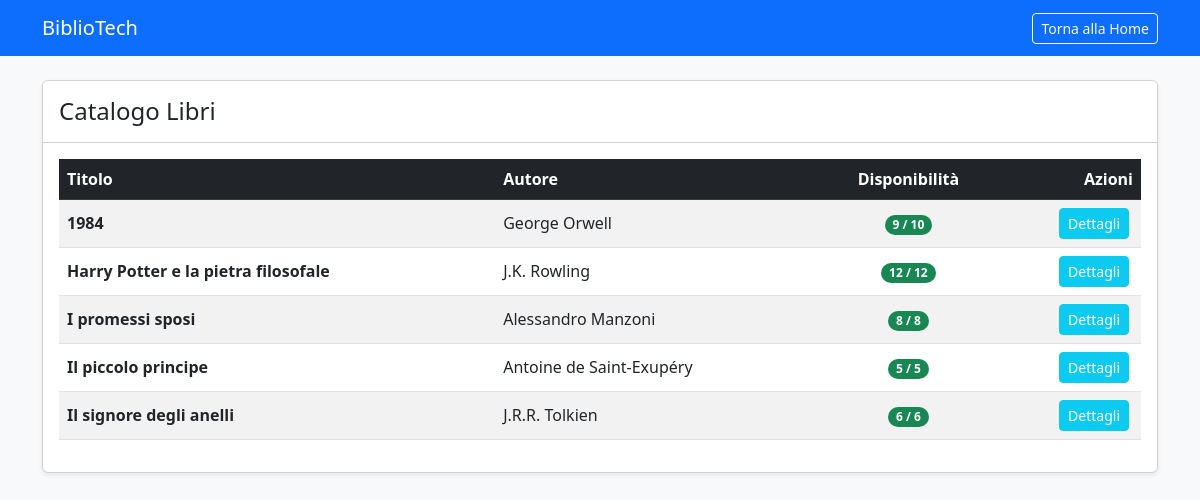
The app's page /src/public/libri.php (signed in) with its own data.
### tables this page shows
CREATE TABLE books (
  id INT AUTO_INCREMENT PRIMARY KEY,
  title VARCHAR(150) NOT NULL,
  author VARCHAR(100) NOT NULL,
  isbn VARCHAR(20) NULL,
  pub_year INT NULL,
  total_copies INT NOT NULL,
  available_copies INT NOT NULL,
  description TEXT NULL,
  created_at TIMESTAMP DEFAULT CURRENT_TIMESTAMP,
  CHECK (total_copies >= 0),
  CHECK (available_copies >= 0),
  CHECK (available_copies <= total_copies)
);

### src/public/libri.php (the view, shortened to what this page needs)
<?php
$mysqli = require __DIR__ . '/../app/db.php';
$sql = "SELECT * FROM books ORDER BY title ASC";
$result = $mysqli->query($sql);
?>
<!DOCTYPE html>
<html lang="it">
<head>
    <link href="https://cdn.jsdelivr.net/npm/bootstrap@5.3.0/dist/css/bootstrap.min.css" rel="stylesheet">
</head>
<body class="bg-light">
    <nav class="navbar navbar-dark bg-primary mb-4">
        <div class="container">
            <a class="navbar-brand" href="index.php">BiblioTech</a>
            <a href="index.php" class="btn btn-outline-light btn-sm">Torna alla Home</a>
        </div>
    </nav>
    <div class="container">
        <div class="card shadow-sm">
            <div class="card-header bg-white py-3">
                <h4 class="mb-0">Catalogo Libri</h4>
            </div>
            <div class="card-body">
                <div class="table-responsive">
                    <table class="table table-striped table-hover align-middle">
                        <thead class="table-dark">
                            <tr>
                                <th>Titolo</th>
                                <th>Autore</th>
                                <th class="text-center">Disponibilità</th>
                                <th class="text-end">Azioni</th>
                            </tr>
                        </thead>
                        <tbody>
                            <?php while ($row = $result->fetch_assoc()): ?>
                                <tr>
                                    <td class="fw-bold"><?= htmlspecialchars($row['title']) ?></td>
                                    <td><?= htmlspecialchars($row['author']) ?></td>
                                    <td class="text-center">
                                        <?php
                                            $perc = ($row['available_copies'] / $row['total_copies']) * 100;
                                            $color = $perc > 50 ? 'success' : ($perc > 0 ? 'warning' : 'danger');
                                        ?>
                                        <span class="badge bg-<?= $color ?> rounded-pill">
                                            <?= $row['available_copies'] ?> / <?= $row['total_copies'] ?>
                                        </span>
                                    </td>
                                    <td class="text-end">
                                        <a href="libro.php?id=<?= $row['id'] ?>" class="btn btn-sm btn-info text-white me-1">Dettagli</a>
                                    </td>
                                </tr>
                            <?php endwhile; ?>
                        </tbody>
                    </table>
                </div>
            </div>
        </div>
    </div>
</body>
</html>

### records on screen
books: title "1984", author "George Orwell", available_copies "9", total_copies "10"
books: title "Harry Potter e la pietra filosofale", author "J.K. Rowling", available_copies "12", total_copies "12"
books: title "I promessi sposi", author "Alessandro Manzoni", available_copies "8", total_copies "8"
books: title "Il piccolo principe", author "Antoine de Saint-Exupéry", available_copies "5", total_copies "5"
books: title "Il signore degli anelli", author "J.R.R. Tolkien", available_copies "6", total_copies "6"
